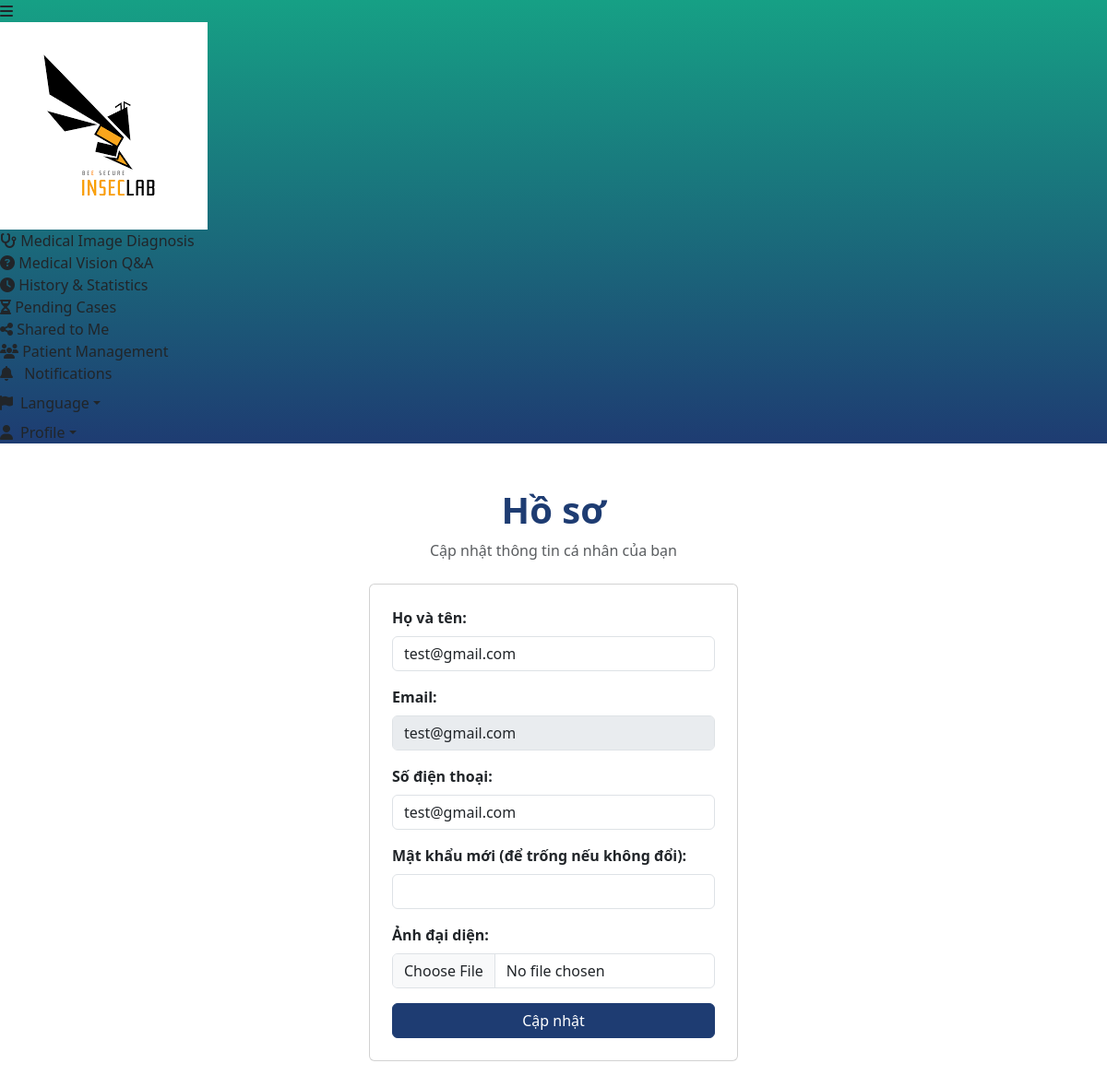
Screenshot of /profile (signed in) with the database file from the repository.
### tables this page shows
CREATE TABLE users
                 (id INTEGER PRIMARY KEY AUTOINCREMENT,
                  full_name TEXT NOT NULL,
                  email TEXT UNIQUE NOT NULL,
                  phone TEXT,
                  profile_pic TEXT,
                  role TEXT,
                  password_hash TEXT NOT NULL);

### app.py (the view, shortened to what this page needs)
@app.route('/profile', methods=['GET','POST'])
def profile():
    if ('user_id' not in session) or ('user_role' not in session):
        flash("Vui lòng đăng nhập", "danger")
        return redirect(url_for('index'))
    show_patient_management = False
    isDoctor = False
    if (session['user_role'] == 'doctor'):
        show_patient_management = True
        isDoctor = True
    conn = get_db_conn()
    c = conn.cursor()
    c.execute("SELECT full_name,email,phone,profile_pic FROM users WHERE id=?", (session['user_id'],))
    user = c.fetchone()
    conn.close()
    return render_template('profile.html', notifications=g.notifications, isDoctor=isDoctor, user=user, show_patient_management=show_patient_management)

### app.py (called while the page is built)
def get_db_conn():
    conn = sqlite3.connect(DB_FILE)
    conn.row_factory = sqlite3.Row
    return conn

### templates/profile.html (shortened to what this page needs)
<!DOCTYPE html>
<html lang="en">
<head>
  <link href="https://cdn.jsdelivr.net/npm/bootstrap@5.3.2/dist/css/bootstrap.min.css" rel="stylesheet">
  <link rel="stylesheet" href="https://cdnjs.cloudflare.com/ajax/libs/font-awesome/6.4.2/css/all.min.css">
  <link rel="stylesheet" href="{{ url_for('static', path='sidebar.css') }}">
</head>
<body class="sidebar-collapsed">
  {% include 'sidebar.html' %}
  <div class="content">
    <div class="container py-5">
      <div class="text-center mb-4">
        <h1 class="fw-bold text-primary">Hồ sơ</h1>
        <p class="text-muted">Cập nhật thông tin cá nhân của bạn</p>
      </div>
      <div class="card p-4 mx-auto" style="max-width:400px;">
        <form method="POST" action="{{ url_for('profile_get') }}" enctype="multipart/form-data">
          <div class="mb-3">
            <label class="form-label fw-bold">Họ và tên:</label>
            <input type="text" class="form-control" name="full_name" value="{{ user.full_name | default('') }}" required>
          </div>
          <div class="mb-3">
            <label class="form-label fw-bold">Email:</label>
            <input type="email" class="form-control" name="email" value="{{ user.email | default('') }}" disabled>
          </div>
          <div class="mb-3">
            <label class="form-label fw-bold">Số điện thoại:</label>
            <input type="text" class="form-control" name="phone" value="{{ user.phone | default('') }}">
          </div>
          <div class="mb-3">
            <label class="form-label fw-bold">Mật khẩu mới (để trống nếu không đổi):</label>
            <input type="password" class="form-control" name="password">
          </div>
          <div class="mb-3">
            <label class="form-label fw-bold">Ảnh đại diện:</label>
            <input type="file" class="form-control" name="profile_pic" accept="image/*">
          </div>
          <button type="submit" class="btn btn-primary w-100">Cập nhật</button>
        </form>
      </div>
    </div>
  </div>
</body>
</html>

### templates/sidebar.html (style rules this page uses)
.text-primary { color: #1e3c72 !important; }
.btn-primary { border-color: #1e3c72 !important; background: #1e3c72 !important; }

### rows the page displays
users: full_name "test@gmail.com", email "test@gmail.com", phone "test@gmail.com"
